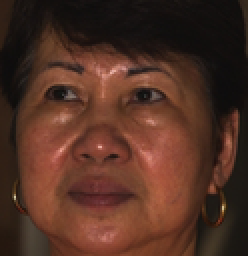
%> input picture img/shen/lady.bmp, 124 x 128 px, shrunk from 275 x 285 before the run (shown 2 times larger)
$ octave FourierApproach.m   (GNU Octave 9; MATLAB toolbox functions it lacks are replaced by stand-ins)
%> lines starting %> are read from the running program, lines starting %| are printed output that depends on the picture
src = double(imresize(imread('img\lady.bmp'),[256 NaN],'lanczos3'));
src = src + 0.5*rand(size(src));
dst = src;
[srcR,srcG,srcB] = imsplit(src);
[dstR,dstG,dstB] = imsplit(dst);
%
total = sum(src,3);
total3 = repmat(total,[1 1 3]);
%
tIdx = total<=eps; % total==0;
%> tIdx: size 256x248 logical; every value is 0
tIdx3 = repmat(tIdx,[1 1 3]);
%> tIdx3: size 256x248x3 logical; every value is 0
%
sigma = zeros(size(src));
sigma(~tIdx3) = src(~tIdx3)./total3(~tIdx3); % chromaticity
%
sigmaMax = max(sigma,[],3);
sigmaMin = min(sigma,[],3);
sigmaMin3 = repmat(sigmaMin,[1 1 3]);
%
sIdx = sigmaMin>=1/3-eps & sigmaMin<=1/3+eps;
sIdx3 = repmat(sIdx,[1 1 3]);
%
lambda = ones(size(src))/3;
lambda(~sIdx3) = (sigma(~sIdx3)-sigmaMin3(~sIdx3))./...
    (3*(lambda(~sIdx3)-sigmaMin3(~sIdx3)));
lambdaMax = max(lambda,[],3);
%
clear idx idx3 sIdx sIdx3 sigmaMin3 tIdx tIdx3 total3

 count = uint8(0);
 while true
% [5 lines of commented-out code are left out]
    h = fspecial('gaussian',[size(dst,1) size(dst,2)],max(size(dst,1),size(dst,2))/2);
    h = (h-min(h(:)))/(max(h(:))-min(h(:)));
    h = fftshift(h);
    % [12 lines of commented-out code are left out]
    L = fft2(lambdaMax);
    LAbs = abs(L);
    LAng = angle(L);
    %
    S = fft2(sigmaMax);
    SAbs = abs(S);
    SAng = angle(S);
    %
    NAbs = SAbs;
    NAng = LAng;
%     NAng(hloc) = LAng(hloc);
    %
    sigmaMaxF = real(ifft2(h.*NAbs.*exp(1i*NAng)));
    sigmaMax = max(sigmaMax,sigmaMaxF);
    %
    idx = sigmaMax*3<=1;
    nz = sigmaMax~=1/3;
    sfi = zeros(size(srcR));
    sfi(nz) = (max(max(...
        srcR(nz),srcG(nz)),srcB(nz)...
        )-sigmaMax(nz).*total(nz))./(1-3*sigmaMax(nz));
    dstR(~idx) = srcR(~idx)-sfi(~idx);
    dstG(~idx) = srcG(~idx)-sfi(~idx);
    dstB(~idx) = srcB(~idx)-sfi(~idx);
    %
    dst = cat(3,dstR,dstG,dstB);
     if nnz(abs(sigmaMax-sigmaMaxF)>0.03)==0
         break
     end
 end
%> this loop made 404 passes
%> pass 1, `LAng = angle(L);`:
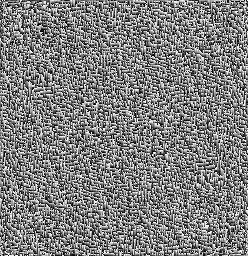
%> LAng: size 256x248 double; min -3.14, max 3.14, mean 0; drawn with min black and max white
%> pass 1, `SAng = angle(S);`:
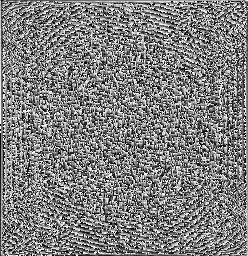
%> SAng: size 256x248 double; min -3.14, max 3.14, mean 9.9e-05; drawn with min black and max white
%> after the loop:
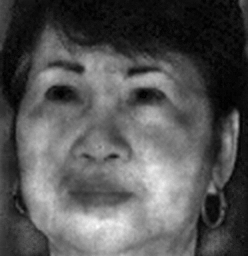
%> dstB: size 256x248 double; min -0.393, max 62.41, mean 20.6; drawn with min black and max white
%> after the loop:
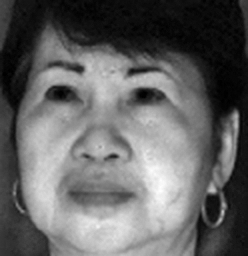
%> dstR: size 256x248 double; min -0.134, max 166.9, mean 65.7; drawn with min black and max white
%> after the loop:
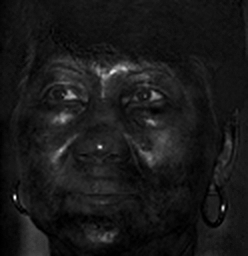
%> sfi: size 256x248 double; min -4.74e-14, max 154.2, mean 15.5; drawn with min black and max white
%> after the loop:
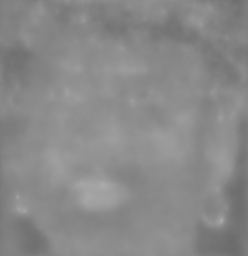
%> sigmaMax: size 256x248 double; min 0.424, max 0.675, mean 0.538
Show.Difference(dst/255,src/255)
%> (this line was passed over: QualityMetrics is not available in this run)
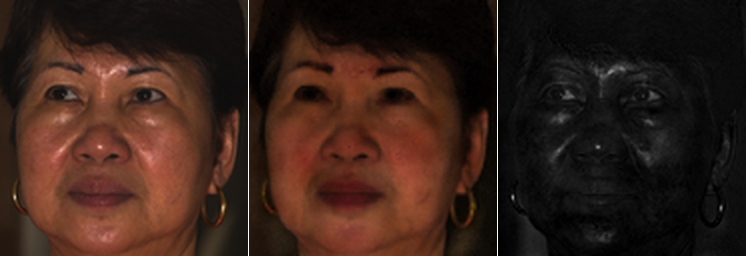
%> displayed picture: size 256x746x3, on the screen's scale of 0 to 255; mean R, G, B 54.5, 32.8, 24.6
%%
% [lA,lH,lV,lD] = haart2(lambdaMax,level);
% [sA,sH,sV,sD] = haart2(sigmaMax,level);
% sigmaMaxF = ihaart2(sA,sH,sV,sD,0);
